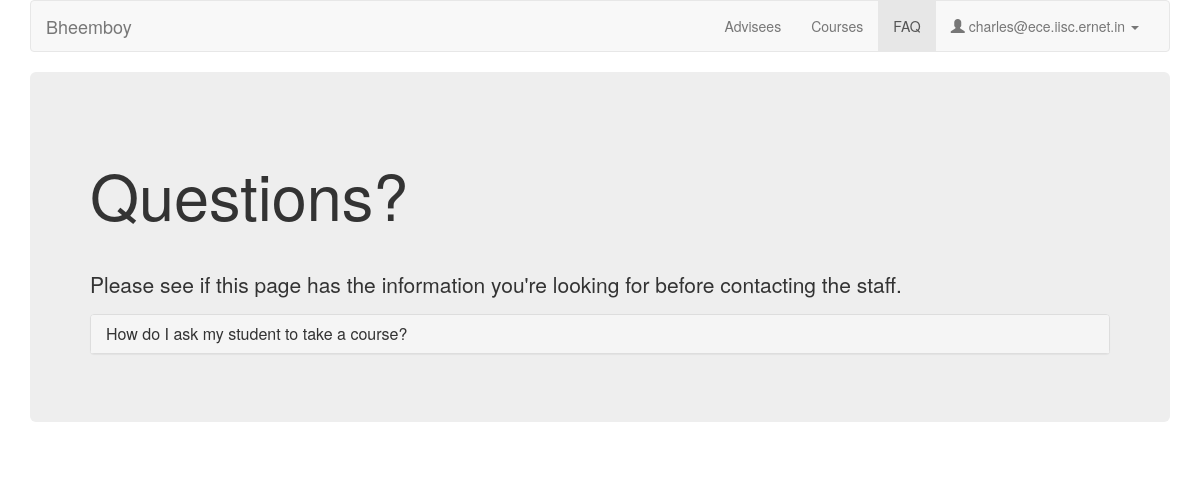
Before: /faculty/faq/ (signed in) with the older database file.
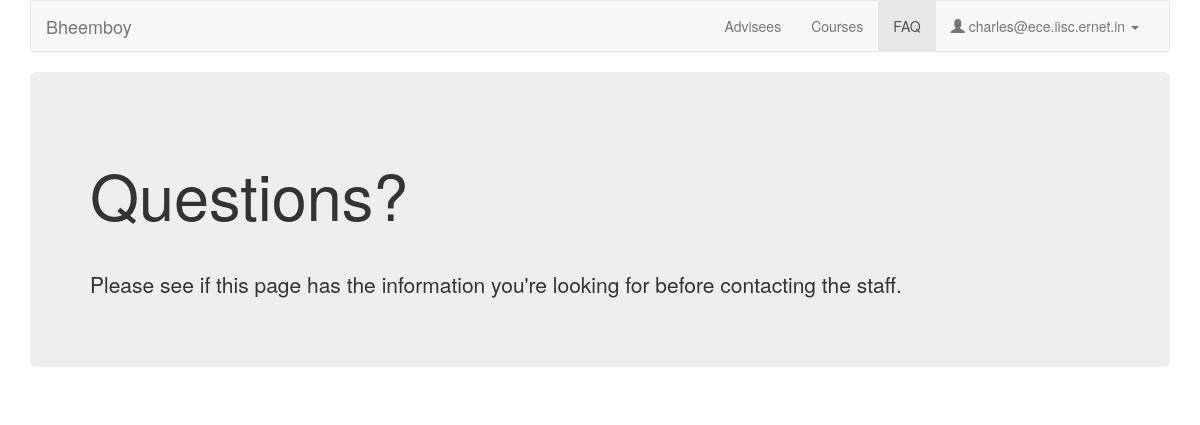
After: the same page with the newer database file.
### coursereg/models.py (models this page shows, shortened)
class Faq(models.Model):
    FAQ_STUDENT = 0
    FAQ_FACULTY = 1
    FAQ_DCC = 2
    FAQ_CHOICES = (
        (FAQ_STUDENT, "Student"),
        (FAQ_FACULTY, "Faculty"),
        (FAQ_DCC, "DCC")
    )
    faq_for = models.IntegerField(default=FAQ_STUDENT, choices=FAQ_CHOICES)
    question = models.TextField()
    answer = models.TextField()

### coursereg/views/faculty.py (the view)
# urls.py: url(r'^faculty/faq/$', views.faculty.faq, name='faculty_faq'),
@login_required
def faq(request):
        context = {
            'user_email': request.user.email,
            'faqs': models.Faq.objects.filter(faq_for=models.Faq.FAQ_FACULTY),
        }
        return render(request, 'coursereg/faculty_faq.html', context)

### coursereg/templates/coursereg/faculty_faq.html (shortened to what this page needs)
<!DOCTYPE html>
<html lang="en">
      <head>
        {% load staticfiles %}
        <link href="{% static 'coursereg/css/bootstrap.min.css' %}" rel="stylesheet">
    </head>
    <body>
        <div class="container">
            <nav class="navbar navbar-default">
                <div class="container-fluid">
                    <div class="navbar-header">
                        <a class="navbar-brand" href="{% url 'coursereg:index' %}">Bheemboy</a>
                    </div>
                    <div id="navbar" class="navbar-collapse collapse">
                        <ul class="nav navbar-nav navbar-right">
                            <li><a href="{% url 'coursereg:index' %}">Advisees</a></li>
	                        <li><a href="{% url 'coursereg:faculty_instructor' %}" >Courses</a></li>
                            <li class="active"><a href="{% url 'coursereg:faculty_faq' %}">FAQ</a></li>
                            <li class="dropdown">
                                <a href="#" class="dropdown-toggle" data-toggle="dropdown" role="button" aria-haspopup="true" aria-expanded="false">
                                    <span class="glyphicon glyphicon-user" aria-hidden="true"></span>
                                    {{ user_email }}
                                    <span class="caret"></span>
                                </a>
                            </li>
                        </ul>
                    </div>
                </div>
            </nav>
            <div class="row top-buffer-1">
                <div class="col-md-12">
                    <div class="jumbotron">
                        <div class="page-header"><h1>Questions?</h1></div>
                        <p>Please see if this page has the information you're looking for before contacting the staff.</p>
                        <div class="panel-group" id="accordion">
                            {% for faq in faqs %}
                            <div class="panel panel-default">
                                <div class="panel-heading">
                                    <h4 class="panel-title">
                                        <a class="accordion-toggle collapsed" data-toggle="collapse" data-parent="#accordion" href="#collapse{{ forloop.counter0 }}">
                                            {{ faq.question }}
                                        </a>
                                    </h4>
                                </div>
                            </div>
                            {% endfor %}
                        </div>
                    </div>
                </div>
            </div>
        </div>
    </body>
</html>

Changed rows visible on the page:
removed Faq: question "How do I ask my student to take a course?"
